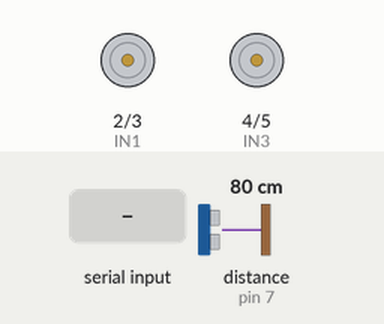
A sketch run on a simulated Arduino Uno, built with avr-gcc and run on an emulated ATmega328P. Shown: motor-driver pin pairs drawn as motors (green arrow = first pin HIGH = forward, orange = second pin HIGH = backward, longer = more drive, scaled by the enable pin). The test bench sets the inputs (shaded band); at power-on: distance to the obstacle (sensor on pin 7) 80 cm. The echo pulse lasts 58.3 µs per cm.

Above: at 1.2 s.
1.3 s: "F" received over Serial
At 1.9 s:
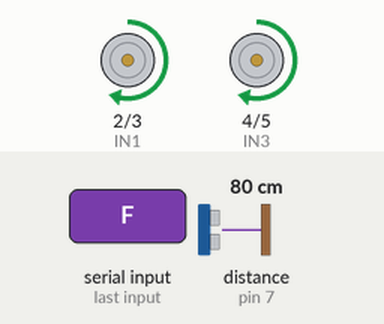
2.8 s: "B" received over Serial
At 4.0 s:
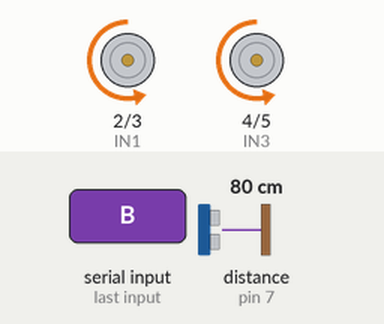
4.3 s: "L" received over Serial
At 5.2 s:
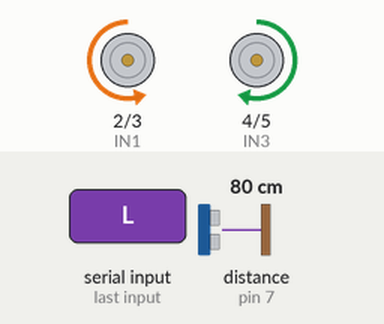
5.8 s: "R" received over Serial
At 6.3 s:
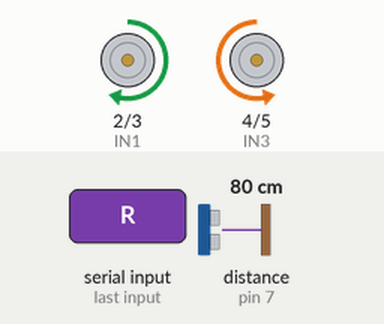
7.3 s: "S" received over Serial
At 8.7 s:
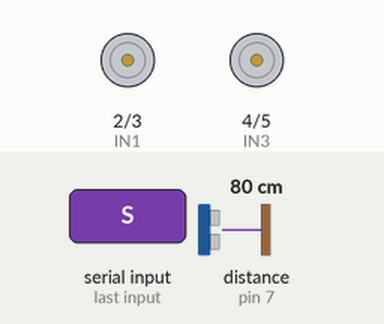
Timing chart, 0 to 9.8 s (numbered marks = the images above; inputs shaded):
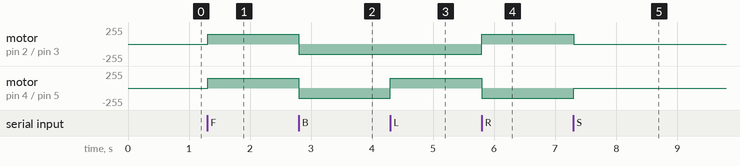

The sketch:

Robotic_Car.ino
```cpp
// Robotic Car - Bluetooth Controlled with Obstacle Avoidance
// Author: Thebe Ledwaba
// Year: 2025
// Description: Arduino-based robotic car controlled via Bluetooth and avoids obstacles using ultrasonic sensor

// Motor Driver Pins (L298N)
const int ENA = 10;
const int ENB = 11;
const int IN1 = 2;
const int IN2 = 3;
const int IN3 = 4;
const int IN4 = 5;

// Ultrasonic Sensor Pins
const int trigPin = 6;
const int echoPin = 7;

// Bluetooth Input
char command;

void setup() {
  Serial.begin(9600);  // Bluetooth module (e.g., HC-05) is connected to Serial
  pinMode(IN1, OUTPUT);
  pinMode(IN2, OUTPUT);
  pinMode(IN3, OUTPUT);
  pinMode(IN4, OUTPUT);
  pinMode(ENA, OUTPUT);
  pinMode(ENB, OUTPUT);
  pinMode(trigPin, OUTPUT);
  pinMode(echoPin, INPUT);
}

void loop() {
  if (Serial.available()) {
    command = Serial.read();
    handleCommand(command);
  }
}

// Movement Functions
void forward() {
  if (!obstacleDetected()) {
    digitalWrite(IN1, HIGH);
    digitalWrite(IN2, LOW);
    digitalWrite(IN3, HIGH);
    digitalWrite(IN4, LOW);
    analogWrite(ENA, 150);  // Speed control
    analogWrite(ENB, 150);
  } else {
    stopMotors();
  }
}

void backward() {
  digitalWrite(IN1, LOW);
  digitalWrite(IN2, HIGH);
  digitalWrite(IN3, LOW);
  digitalWrite(IN4, HIGH);
  analogWrite(ENA, 150);
  analogWrite(ENB, 150);
}

void left() {
  digitalWrite(IN1, LOW);
  digitalWrite(IN2, HIGH);
  digitalWrite(IN3, HIGH);
  digitalWrite(IN4, LOW);
  analogWrite(ENA, 150);
  analogWrite(ENB, 150);
}

void right() {
  digitalWrite(IN1, HIGH);
  digitalWrite(IN2, LOW);
  digitalWrite(IN3, LOW);
  digitalWrite(IN4, HIGH);
  analogWrite(ENA, 150);
  analogWrite(ENB, 150);
}

void stopMotors() {
  digitalWrite(IN1, LOW);
  digitalWrite(IN2, LOW);
  digitalWrite(IN3, LOW);
  digitalWrite(IN4, LOW);
}

// Obstacle Detection using Ultrasonic Sensor
bool obstacleDetected() {
  long duration, distance;
  digitalWrite(trigPin, LOW);
  delayMicroseconds(2);
  digitalWrite(trigPin, HIGH);
  delayMicroseconds(10);
  digitalWrite(trigPin, LOW);
  duration = pulseIn(echoPin, HIGH);
  distance = duration * 0.034 / 2;  // in cm
  return (distance < 15); // Obstacle within 15cm
}

// Bluetooth Command Handler
void handleCommand(char cmd) {
  switch (cmd) {
    case 'F':
      forward();
      break;
    case 'B':
      backward();
      break;
    case 'L':
      left();
      break;
    case 'R':
      right();
      break;
    case 'S':
      stopMotors();
      break;
    default:
      stopMotors();
  }
}
```

Measured:
- after the input at 1.3 s, motor on pin 2 (IN1) / pin 3 (IN2), motor on pin 4 (IN3) / pin 5 (IN4): stopped → forward 150/255 at once
- after the input at 2.8 s, motor on pin 2 (IN1) / pin 3 (IN2), motor on pin 4 (IN3) / pin 5 (IN4): forward 150/255 → backward 150/255 at once
- after the input at 4.3 s, motor on pin 4 (IN3) / pin 5 (IN4): backward 150/255 → forward 150/255 at once
- after the input at 5.8 s, motor on pin 2 (IN1) / pin 3 (IN2): backward 150/255 → forward 150/255 at once; motor on pin 4 (IN3) / pin 5 (IN4): forward 150/255 → backward 150/255 at once
- after the input at 7.3 s, motor on pin 2 (IN1) / pin 3 (IN2): forward 150/255 → stopped at once; motor on pin 4 (IN3) / pin 5 (IN4): backward 150/255 → stopped at once
